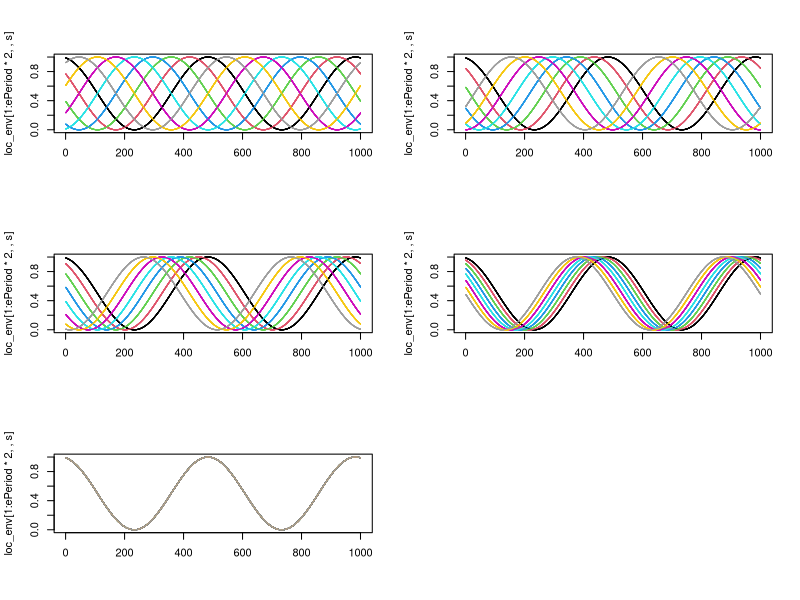
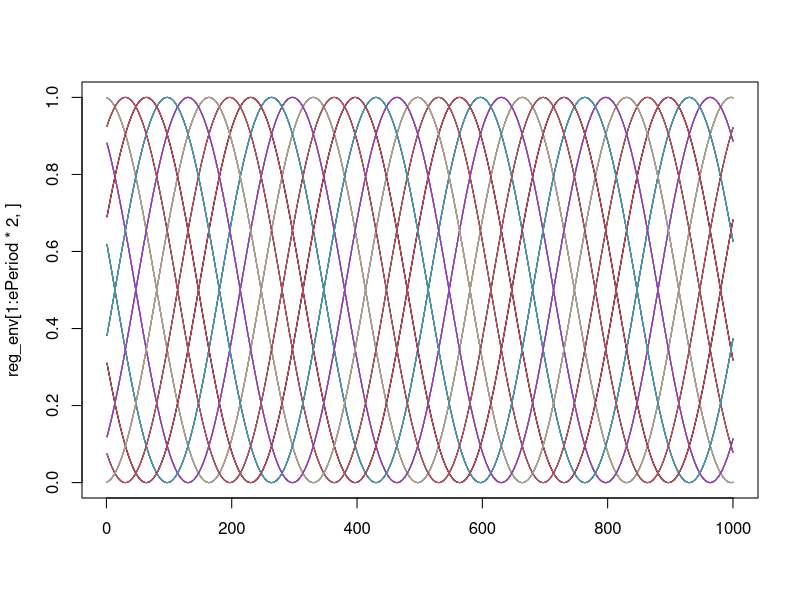
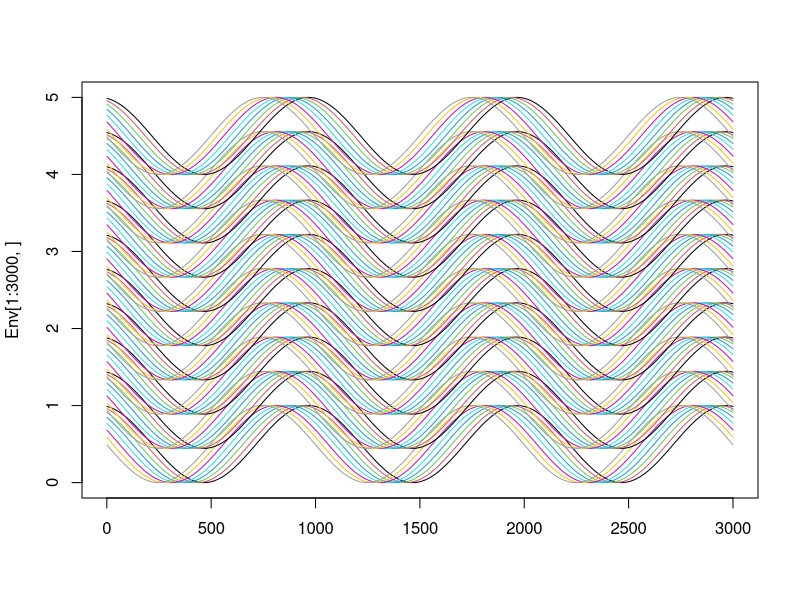
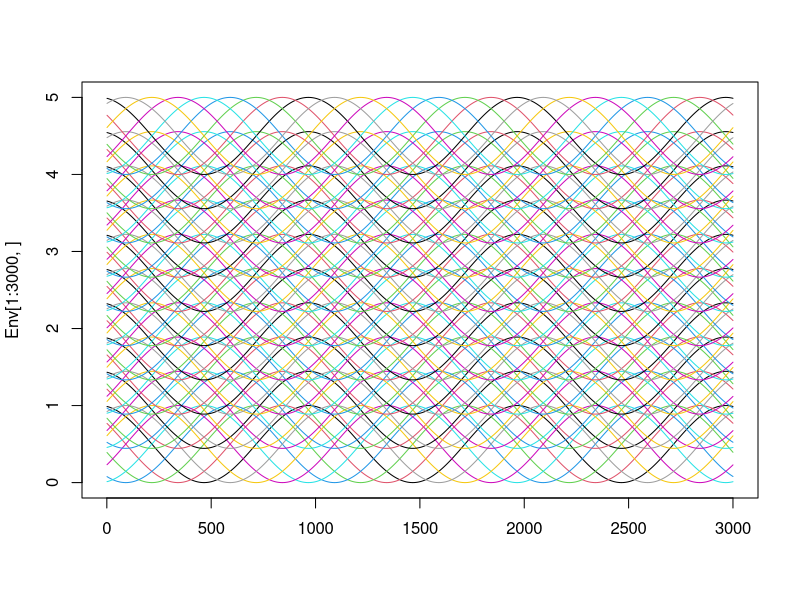
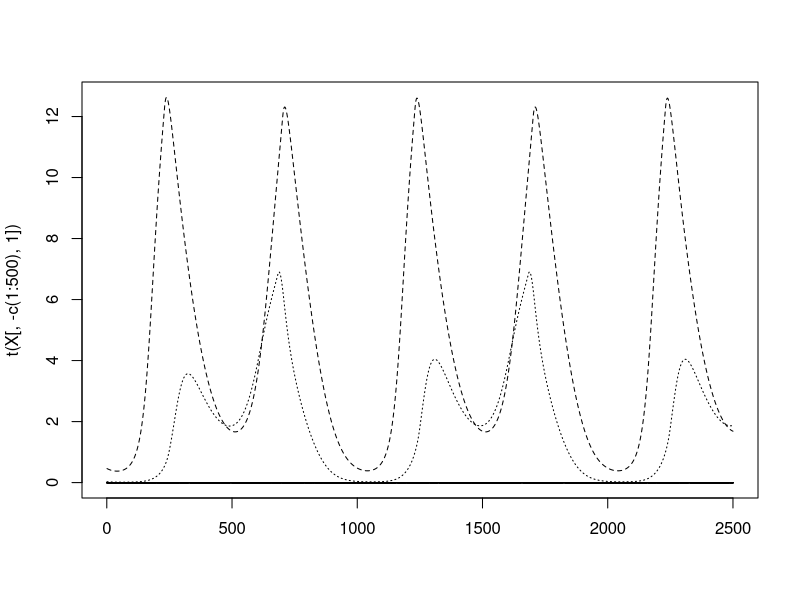
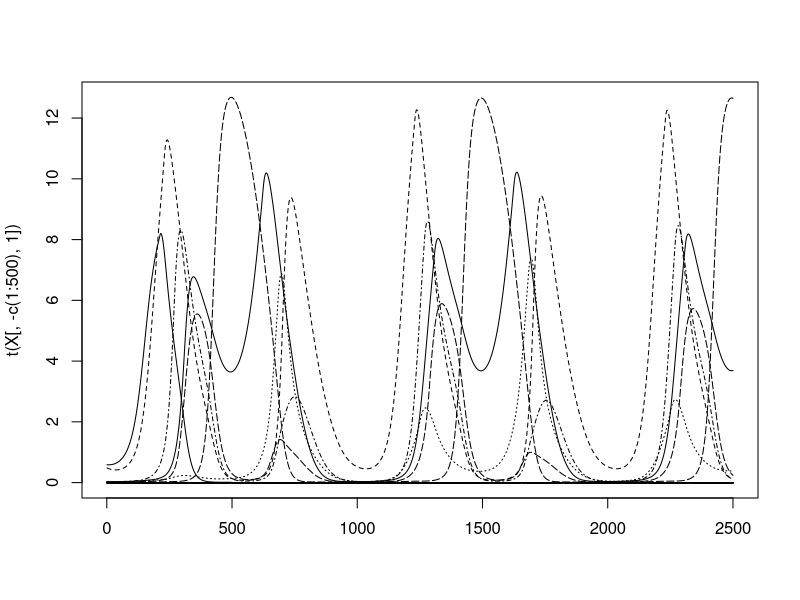
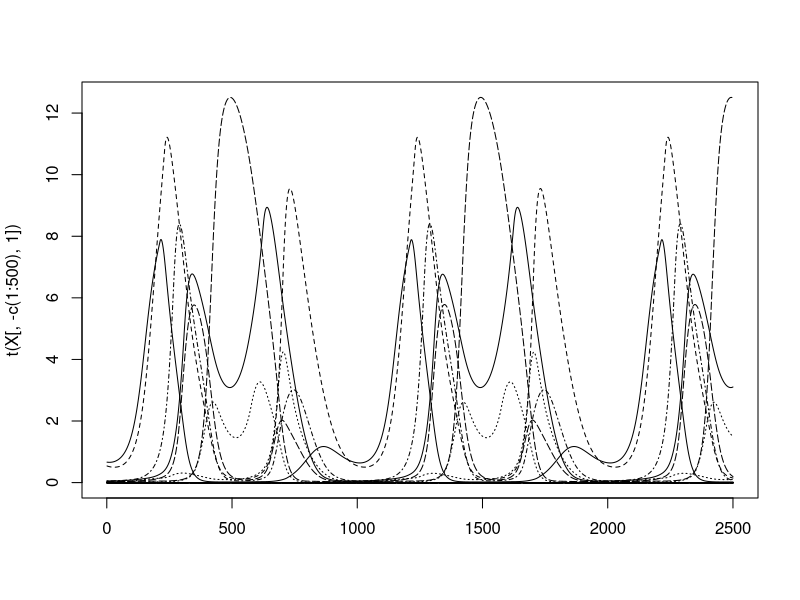
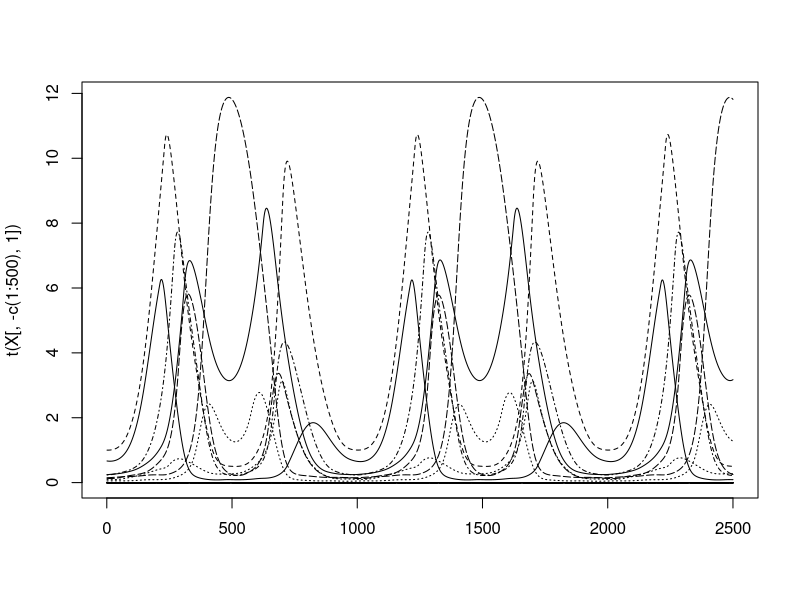

Reproduce these figures in R, in order. (Note: a time limit stopped this script after it produced the figures.)
#Metacommunity parameters####
regions<-10 #number of regions
patches<-8 #number of local patches in each region
tot_patches<-regions*patches

species<-80 #number of species

dispV<-c(0.0001,0.0005,0.001,0.005,0.01,0.05,0.1,0.5,1)
landscape_dispersal_V<-c(0,0.25,0.5,0.75,1)

#Environmental parameters####
ePeriod<-1000
eAMP<-1
Tmax<-ePeriod*3
env_gradient<-5 #magintude of the environmental gradient
env_increase<-2

sync<-seq(0,1,length=5)


loc_env<-array(NA,dim=c(Tmax,tot_patches,length(sync)))
for(s in 1:length(sync)){
  for(TS in 1:Tmax){
    loc_env[TS,,s]<-0.5*eAMP*(sin((2*pi/ePeriod)*TS+1+(seq(0,(1-sync[s])*(patches-1),length=patches)+1)*2*pi/patches)+1)
  }}

par(mfrow=c(3,2))
for(s in 1:length(sync)){
matplot(loc_env[1:ePeriod*2,,s], type='l',lty=1, col=1:patches)
}
par(mfrow=c(1,1))

reg_env<-matrix(NA, Tmax,tot_patches)
for(TS in 1:Tmax){
  reg_env[TS,]<-0.5*eAMP*(sin((2*pi/ePeriod*1.5)*TS+1+(rep(1:regions,each=patches))*2*pi/(regions))+1)
}

matplot(reg_env[1:ePeriod*2,], type='l',lty=1, col=1:10)

#environmental increase
landscape_increase<-matrix(seq(0,env_increase, length=Tmax),Tmax,tot_patches)
#environmental gradient
gradient<-matrix(rep(seq(0,(env_gradient-1),length=regions),each=Tmax*patches),Tmax,tot_patches)
#Overall environment
#Env<-gradient+landscape_increase+loc_env[,,s]+reg_env
Env<-loc_env[,,4]+gradient

matplot(Env[1:3000,],type='l', lty=1, col=1:patches)



#community####
Com_types<-c("NoInt","Comp","Mixed","Foodweb")
BB<-array(0,dim=c(species, species, length(Com_types)),dimnames=list(1:species,1:species,Com_types))

#no interactions
diag(BB[,,"NoInt"])<--.2

#competition
b11=-.15
BB[,,"Comp"]=b11*matrix(runif(species*species),species,species)
diag(BB[,,"Comp"])<--.2

#mixed
hold<-matrix(-1,species,species)
int.n<-sum(hold[upper.tri(hold)])*-1
hold[upper.tri(hold)][sample(int.n, replace=F)<=(0.35*int.n)]<-0.5
hold[lower.tri(hold)][t(hold)[lower.tri(hold)]>0][sample(0.35*int.n, replace=F)<(0.10*int.n)]<-0.5
BB[,,"Mixed"]<-hold*-BB[,,"Comp"]

#no foodweb at the moment

#weight by species number
weight=1/species*3
BB<-BB*weight

#intrinsic rate of increase
C<-0.1

#environmental response
T_Opt<-seq(min(Env[1,]),max(Env[1,]),length=species)


#dispersal####
#local
loc_dispersal_matrix<-matrix(0, tot_patches,tot_patches)
for(reg in 1:regions){
  loc_dispersal_matrix[(((1:patches)+(reg-1)*patches)),(((1:patches)+(reg-1)*patches))]<-1/(patches-1)
}
diag(loc_dispersal_matrix)<-0

#regional
reg_dispersal_matrix<-matrix(0, tot_patches,tot_patches)
for(reg in 2:(regions-1)){
  reg_dispersal_matrix[c(((1:patches)+(patches*reg)-patches*2),((1:patches)+(patches*reg))),(1:patches)+(patches*(reg-1))]<-0.5/patches
}
reg_dispersal_matrix[1:(2*patches),1:patches]<-0.5/patches
reg_dispersal_matrix[(tot_patches-(2*patches-1)):tot_patches,(tot_patches-(patches-1)):tot_patches]<-0.5/patches


#data storage####
Spatial.Insurance<-data.frame(SR=NA,Biomass=NA,Biomass_CV=NA,Dispersal=dispV,Local_sync=rep(sync,each=length(dispV)),Scale=rep(c("Local","Regional","Landscape"),each=length(dispV)*length(sync)),Landscape_dispersal=rep(landscape_dispersal_V,each=length(dispV)*length(sync)*3))

#abundance matrix
X<-array(10,dim=c(species,Tmax,tot_patches))

for(land_disp in 1:length(landscape_dispersal_V)){
for(s in 1:length(sync)){
  Env<-loc_env[,,s]+gradient
  matplot(Env[1:3000,],type='l', lty=1, col=1:patches)
for(d in 1:length(dispV)){
  dispersal_matrix<-loc_dispersal_matrix*(1-landscape_dispersal_V[land_disp])+reg_dispersal_matrix*landscape_dispersal_V[land_disp]
  for(l in 1:(Tmax-1)){
  for(com in 2){
  Env_resp<--abs(matrix(rep(Env[l,],each=species),species,tot_patches)-T_Opt)*0.2
  X[,l+1,]<-X[,l,]*exp(C+BB[,,com]%*%X[,l,]+Env_resp)+(X[,l,]%*%dispersal_matrix)*dispV[d]-X[,l,]*dispV[d]
  X[,l+1,][(X[,l+1,]<0.01)]<-0
  }}
  matplot(t(X[,-c(1:500),1]),type='l',col=1)
  
  hold3<-hold2<-hold<-rep(NA,regions)
  for(reg in 1:regions){
    hold[reg]<-mean(colSums(apply(X[,-c(1:2000),(1:patches)+patches*(reg-1)],2,rowSums)>0))
    #hold2[reg]<-mean(rowSums(apply((Prod_sample[,,(1:patches)+patches*(reg-1)]),3,rowSums)),na.rm=T)
    #hold3[reg]<-sd(rowSums(apply((Prod_sample[,,(1:patches)+patches*(reg-1)]),3,rowSums)),na.rm=T)/mean(rowSums(apply((Prod_sample[,,(1:patches)+patches*(reg-1)]),3,rowSums)))
  }
  
  Spatial.Insurance$SR[Spatial.Insurance$Dispersal==dispV[d] & Spatial.Insurance$Local_sync==sync[s] & Spatial.Insurance$Scale=="Local" & Spatial.Insurance$Landscape_dispersal == landscape_dispersal_V[land_disp]] <-mean(apply(X[,-c(1:2000),]>0,3,colSums))
  Spatial.Insurance$SR[Spatial.Insurance$Dispersal==dispV[d] & Spatial.Insurance$Local_sync==sync[s] & Spatial.Insurance$Scale=="Regional" & Spatial.Insurance$Landscape_dispersal == landscape_dispersal_V[land_disp]] <-mean(hold)
  Spatial.Insurance$SR[Spatial.Insurance$Dispersal==dispV[d] & Spatial.Insurance$Local_sync==sync[s] & Spatial.Insurance$Scale=="Landscape" & Spatial.Insurance$Landscape_dispersal == landscape_dispersal_V[land_disp]] <-mean(colSums(apply(X[,-c(1:2000),],2,rowSums)>0))
  }}}

require(ggplot2)

ggplot(Spatial.Insurance,aes(x=Dispersal,y=SR,color=Scale))+
  geom_line(size=2)+
  facet_grid(Local_sync~Landscape_dispersal)+
  scale_x_log10()+
  theme_bw(base_size = 15)

require(dplyr)
group_by(Spatial.Insurance,Scale,Landscape_dispersal)
filter(Spatial.Insurance,Dispersal==0.0001)
max_SI<-summarize(group_by(Spatial.Insurance,Scale,Landscape_dispersal,Local_sync),max_SR=max(SR))
null_SR<-arrange(select(filter(group_by(Spatial.Insurance,Scale,Landscape_dispersal,Local_sync),Dispersal == 0.001),SR),Scale,Landscape_dispersal,Local_sync)

max_SI$max_SI<-max_SI$max_SR/null_SR$SR

ggplot(max_SI,aes(x=Local_sync,y=Landscape_dispersal,z=max_SI))+
  stat_contour(binwidth=0.25,aes(colour=..level..))+
  scale_color_continuous(low="dodgerblue",high="red")+
  theme_bw(base_size = 15)+
  facet_wrap("Scale")

ggplot(filter(max_SI, Scale=="Landscape"),aes(x=Local_sync,y=Landscape_dispersal,z=max_SI))+
  stat_contour(binwidth=0.05,aes(colour=..level..))+
  scale_color_continuous(low="dodgerblue",high="red")+
  theme_bw(base_size = 15)
